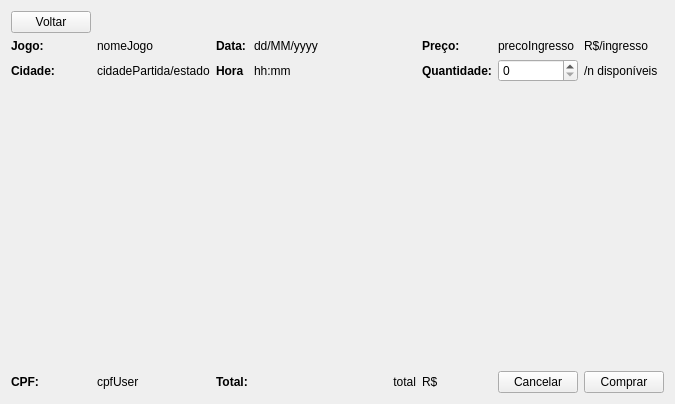
<?xml version="1.0" encoding="UTF-8"?>
<ui version="4.0">
 <class>ComprarIngressoWindow</class>
 <widget class="QWidget" name="ComprarIngressoWindow">
  <property name="geometry">
   <rect>
    <x>0</x>
    <y>0</y>
    <width>675</width>
    <height>404</height>
   </rect>
  </property>
  <property name="windowTitle">
   <string>Form</string>
  </property>
  <layout class="QGridLayout" name="gridLayout">
   <item row="1" column="1">
    <widget class="QLabel" name="nomeJogoLbl">
     <property name="text">
      <string>nomeJogo</string>
     </property>
    </widget>
   </item>
   <item row="2" column="3">
    <widget class="QLabel" name="horaLbl">
     <property name="text">
      <string>hh:mm</string>
     </property>
    </widget>
   </item>
   <item row="5" column="0">
    <widget class="QLabel" name="label_9">
     <property name="font">
      <font>
       <weight>75</weight>
       <bold>true</bold>
      </font>
     </property>
     <property name="text">
      <string>CPF:</string>
     </property>
    </widget>
   </item>
   <item row="2" column="6">
    <widget class="QLabel" name="ingDispLbl">
     <property name="text">
      <string>/n disponíveis</string>
     </property>
    </widget>
   </item>
   <item row="1" column="2">
    <widget class="QLabel" name="label_2">
     <property name="font">
      <font>
       <weight>75</weight>
       <bold>true</bold>
      </font>
     </property>
     <property name="text">
      <string>Data:</string>
     </property>
    </widget>
   </item>
   <item row="5" column="3">
    <widget class="QLabel" name="totalLbl">
     <property name="text">
      <string>total</string>
     </property>
     <property name="alignment">
      <set>Qt::AlignRight|Qt::AlignTrailing|Qt::AlignVCenter</set>
     </property>
    </widget>
   </item>
   <item row="2" column="5">
    <widget class="QSpinBox" name="spinBox"/>
   </item>
   <item row="0" column="0">
    <widget class="QPushButton" name="voltarBtn">
     <property name="text">
      <string>Voltar</string>
     </property>
    </widget>
   </item>
   <item row="2" column="2">
    <widget class="QLabel" name="label_4">
     <property name="font">
      <font>
       <weight>75</weight>
       <bold>true</bold>
      </font>
     </property>
     <property name="text">
      <string>Hora</string>
     </property>
    </widget>
   </item>
   <item row="3" column="5">
    <spacer name="verticalSpacer_2">
     <property name="orientation">
      <enum>Qt::Vertical</enum>
     </property>
     <property name="sizeHint" stdset="0">
      <size>
       <width>20</width>
       <height>40</height>
      </size>
     </property>
    </spacer>
   </item>
   <item row="1" column="4">
    <widget class="QLabel" name="label_5">
     <property name="font">
      <font>
       <weight>75</weight>
       <bold>true</bold>
      </font>
     </property>
     <property name="text">
      <string>Preço:</string>
     </property>
    </widget>
   </item>
   <item row="5" column="2">
    <widget class="QLabel" name="label_10">
     <property name="font">
      <font>
       <weight>75</weight>
       <bold>true</bold>
      </font>
     </property>
     <property name="text">
      <string>Total:</string>
     </property>
    </widget>
   </item>
   <item row="1" column="3">
    <widget class="QLabel" name="dataPartidaLbl">
     <property name="sizePolicy">
      <sizepolicy hsizetype="MinimumExpanding" vsizetype="Preferred">
       <horstretch>2</horstretch>
       <verstretch>0</verstretch>
      </sizepolicy>
     </property>
     <property name="minimumSize">
      <size>
       <width>120</width>
       <height>0</height>
      </size>
     </property>
     <property name="text">
      <string>dd/MM/yyyy</string>
     </property>
    </widget>
   </item>
   <item row="1" column="0">
    <widget class="QLabel" name="label">
     <property name="font">
      <font>
       <weight>75</weight>
       <bold>true</bold>
      </font>
     </property>
     <property name="text">
      <string>Jogo:</string>
     </property>
    </widget>
   </item>
   <item row="2" column="4">
    <widget class="QLabel" name="label_7">
     <property name="font">
      <font>
       <weight>75</weight>
       <bold>true</bold>
      </font>
     </property>
     <property name="text">
      <string>Quantidade:</string>
     </property>
    </widget>
   </item>
   <item row="5" column="1">
    <widget class="QLabel" name="cpfUserLbl">
     <property name="text">
      <string>cpfUser</string>
     </property>
    </widget>
   </item>
   <item row="1" column="5">
    <widget class="QLabel" name="precoLbl">
     <property name="text">
      <string>precoIngresso</string>
     </property>
    </widget>
   </item>
   <item row="1" column="6">
    <widget class="QLabel" name="label_8">
     <property name="text">
      <string>R$/ingresso</string>
     </property>
    </widget>
   </item>
   <item row="5" column="4">
    <widget class="QLabel" name="label_12">
     <property name="text">
      <string>R$</string>
     </property>
    </widget>
   </item>
   <item row="2" column="1">
    <widget class="QLabel" name="cidadeEstadoLbl">
     <property name="text">
      <string>cidadePartida/estado</string>
     </property>
    </widget>
   </item>
   <item row="2" column="0">
    <widget class="QLabel" name="label_3">
     <property name="font">
      <font>
       <weight>75</weight>
       <bold>true</bold>
      </font>
     </property>
     <property name="text">
      <string>Cidade:</string>
     </property>
    </widget>
   </item>
   <item row="5" column="5">
    <widget class="QPushButton" name="cancelBtn">
     <property name="text">
      <string>Cancelar</string>
     </property>
    </widget>
   </item>
   <item row="5" column="6">
    <widget class="QPushButton" name="comprarBtn">
     <property name="text">
      <string>Comprar</string>
     </property>
    </widget>
   </item>
  </layout>
 </widget>
 <resources/>
 <connections/>
</ui>
